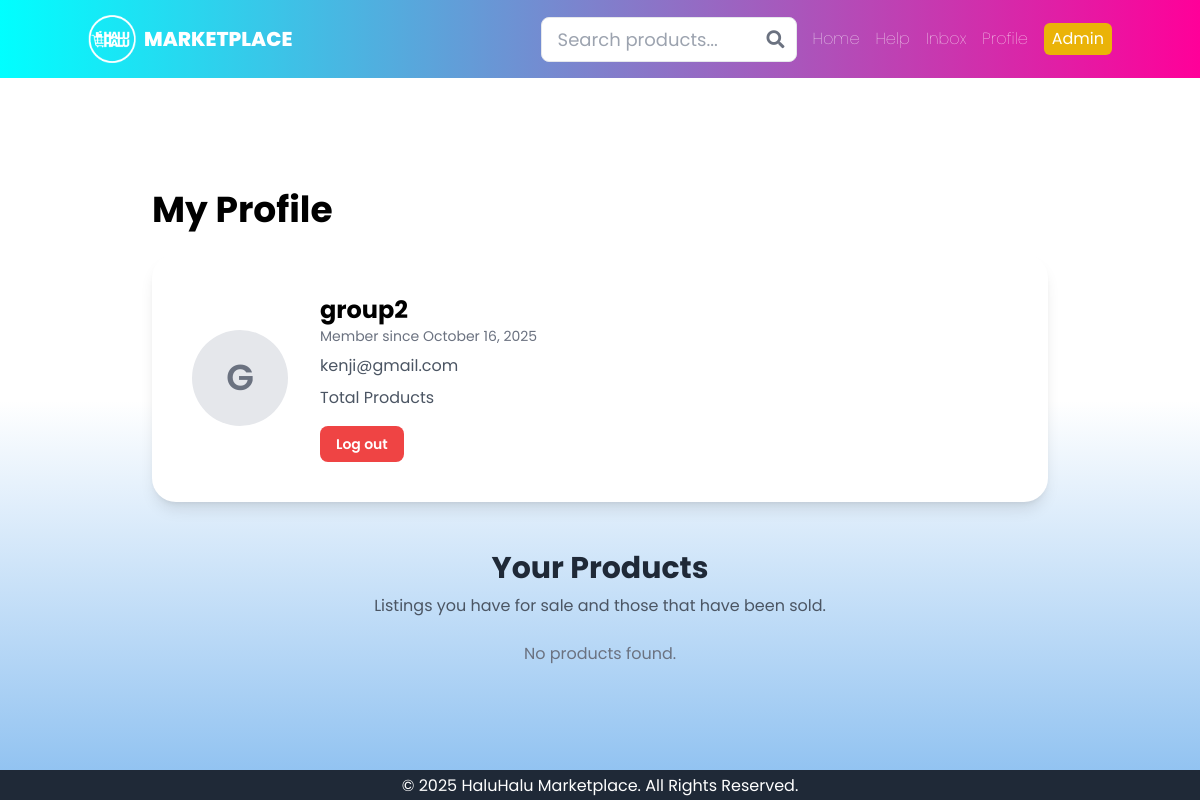
Page /profile/group2/ (signed in) on the committed database.
### core/models.py (models this page shows, shortened)
class CustomUser(AbstractUser):
    profile_pic = models.ImageField(upload_to='profile_pics/', null=True, blank=True)

### core/views.py (the view)
# urls.py: path('profile/', views.profile_view, name='profile'),
@login_required
def profile_view(request, username):
    user = get_object_or_404(CustomUser, username=username)
    active_products = Product.objects.filter(seller=user, is_public=True, is_sold=False)
    sold_products = Product.objects.filter(seller=user, is_public=True, is_sold=True)
    return render(
        request,
        'main/profile.html',
        {'profile_user': user, 'active_products': active_products, 'sold_products': sold_products}
    )

### core/templates/main/profile.html (shortened to what this page needs)
{% extends 'main/../base.html' %}
{% block content %}
<div class="max-w-7xl mx-auto p-6 md:p-10">
    <h1 class="text-3xl md:text-4xl font-bold mb-6 mt-10">My Profile</h1>
    <div class="bg-white p-6 md:p-10 rounded-3xl shadow-lg mb-8">
        <div class="flex flex-col lg:flex-row items-start lg:items-center space-y-6 lg:space-y-0 lg:space-x-8">
            <div class="w-24 h-24 bg-gray-200 rounded-full flex items-center justify-center overflow-hidden relative group">
                {% if profile_user.profile_pic %}
                    <img src="{{ profile_user.profile_pic.url }}" alt="{{ profile_user.username }}'s profile picture" class="w-full h-full object-cover">
                {% else %}
                    <span class="text-4xl font-semibold text-gray-500">{{ profile_user.username.0|upper }}</span>
                {% endif %}
            </div>
            <div class="flex-grow">
                <h2 class="text-2xl font-bold">{{ profile_user.username }}</h2>
                <p class="text-sm text-gray-500">Member since {{ profile_user.date_joined|date:"F d, Y" }}</p>
                <p class="text-gray-600 mt-2">{{ profile_user.email }}</p>
                <p class="text-gray-600 mt-2">{{ profile_user.product_set.count }} Total Products</p>
                {% if request.user == profile_user %}
                    <a href="{% url 'logout' %}" class="inline-block px-4 py-2 mt-4 text-sm font-semibold text-white bg-red-500 rounded-lg hover:bg-red-600 transition duration-200">
                        Log out
                    </a>
                {% endif %}
            </div>
        </div>
    </div>
    <div class="mt-12 text-center">
        <h2 class="text-3xl font-bold text-gray-800">Your Products</h2>
        <p class="mt-2 text-gray-600">Listings you have for sale and those that have been sold.</p>
    </div>
    <div class="mt-6 grid grid-cols-1 md:grid-cols-2 lg:grid-cols-3 gap-6">
        {% if active_products or sold_products %}
            {% for product in active_products %}
                <div class="bg-white p-6 rounded-lg shadow-lg hover:shadow-xl transition-shadow duration-200">
                    <a href="{% url 'product_detail' product.pk %}" class="block">
                        <h3 class="text-xl font-semibold">{{ product.title }}</h3>
                        <p class="text-gray-500">{{ product.category }}</p>
                        <p class="mt-2 text-gray-600">₱{{ product.price }}</p>
                    </a>
                </div>
            {% endfor %}
            {% for product in sold_products %}
                <div class="bg-white p-6 rounded-lg shadow-lg hover:shadow-xl transition-shadow duration-200">
                    <a href="{% url 'product_detail' product.pk %}" class="block">
                        <h3 class="text-xl font-semibold">{{ product.title }}</h3>
                        <p class="text-gray-500">{{ product.category }}</p>
                        <p class="mt-2 text-2xl font-bold text-red-600">Sold</p>
                        {% if request.user.is_authenticated and request.user != profile_user %}
                             <a href="{% url 'product_detail' product.pk %}" class="mt-2 text-blue-500 hover:underline block">
                                View and Review
                             </a>
                        {% endif %}
                    </a>
                </div>
            {% endfor %}
        {% else %}
            <p class="text-center text-gray-500 col-span-full">No products found.</p>
        {% endif %}
    </div>
</div>
{% endblock %}

### core/templates/base.html (style rules this page uses)
body { font-family: 'Poppins', sans-serif; }

### core/templates/main/profile.html (style rules this page uses)
body { font-family: 'Poppins', sans-serif; background: linear-gradient(to top, #89bef0, #ffffff 50%); }

### rows in the picture
CustomUser: username.0 "G", username "group2", date_joined "October 16, 2025", email "kenji@gmail.com"
